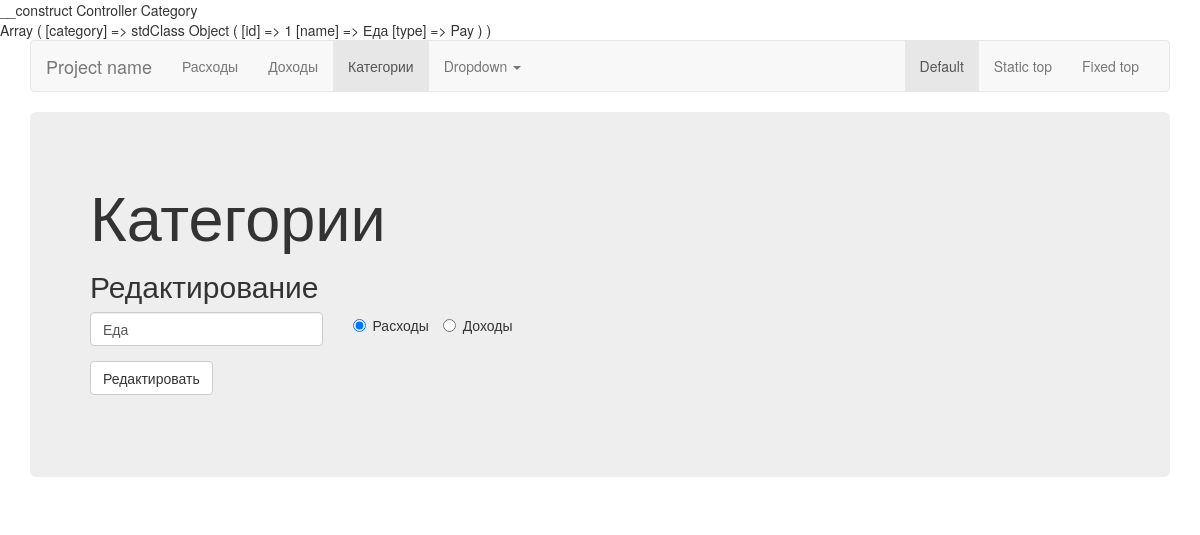
The page /Category/edit/1 on the database its author committed.
### tables this page shows
CREATE TABLE `category` (
  `id` int(11) NOT NULL,
  `name` varchar(128) NOT NULL,
  `type` varchar(128) NOT NULL DEFAULT 'Pay'
);

### Controllers/Category.php (called while the page is built, shortened)
<?php
class Category
    extends Controller
{
    private $M_Category;
    public function __construct()
    {
        $this->M_Category = new M_Category();
    }
    function edit($id)
    {
        $data['category'] = $this->M_Category->getById($id);
        print_r($data);
        $this->render($data, 'Edit');
    }
}

### Controllers/Controller.php (called while the page is built, shortened)
<?php
abstract class Controller
{
    protected $main_teamplate;
    function render($data, $view = 'Index')
    {
        $controller_name = $this->main_teamplate;
        return include (__DIR__ . '\..\View\\' . $this->main_teamplate . '\\' . $view . '.php');
    }
}

### index.php (called while the page is built, shortened)
<?php
$Route = new  Route($_SERVER['REQUEST_URI']);
$Route::start();
?>

### Models/Category.php (called while the page is built, shortened)
<?php
class Category
{
    protected $DB;
    function __construct()
    {
        $this->DB = DB::getInstance()->getConnection();
    }
    protected function get($sql)
    {
        try
        {
            $result = $this->DB->prepare($sql);
            $result->execute();
            return $result->fetchAll(PDO::FETCH_CLASS);
        }
        catch(PDOException $e)
        {
            echo $e->getMessage();
            return false;
        }
    }
    function getById($id)
    {
        if(filter_var($id, FILTER_VALIDATE_INT)){
            $id = str_replace('+', '', $id);
            $id = str_replace('-', '', $id);
        } else {
            $this->error_validation = array(
                'error' => true,
                'text' => 'Ошибка в передаваемом id',
            );
            return false;
        }
        $sql = "SELECT * FROM `" . self::TABLE_NAME . "` WHERE  id = " . $id;
        $answer = $this->get($sql);
        return $answer[0];
    }
}

### Models/DB.php (called while the page is built, shortened)
<?php
class DB
{
    protected $connection;
    private static $_instance;
    private function __construct(){
        $DB_host = "localhost";
        $DB_user = "root";
        $DB_pass = "";
        $DB_name = "bookkeeping";
        try
        {
            $this->connection = new PDO("mysql:host={$DB_host};dbname={$DB_name}",$DB_user,$DB_pass);
            $this->connection->exec("set names utf8");
            $this->connection->setAttribute(PDO::ATTR_ERRMODE, PDO::ERRMODE_EXCEPTION);
        }
        catch(PDOException $e)
        {
            echo $e->getMessage();
        }
    }
    public static function getInstance() {
        if (null === self::$_instance) {
            self::$_instance = new self();
        }
        return self::$_instance;
    }
    public function getConnection()
    {
        return $this->connection;
    }
}

### View/Category/Edit.php (the view, shortened to what this page needs)
<?php include_once(__DIR__ . '\..\Header.php'); ?>
<div class="jumbotron">
    <h1>Категории</h1>
    <h2>Редактирование</h2>
    <form action="/<?= $controller_name ?>/edit/" method="post">
        <div class="row">
            <div class="col-lg-3">
                <div class="form-group">
                    <input type="text" min="0" step="1" class="form-control" id="exampleInputEmail1"  name="name" value="<?=$category->name?>">
                </div>
            </div>
            <div class="col-lg-3">
                <div class="form-group">
                    <label class="radio-inline"><input type="radio" name="type" value="Pay" <?php if($category->type == 'Pay') { echo 'checked';}?>>Расходы</label>
                    <label class="radio-inline"><input type="radio" name="type" value="Income" <?php if($category->type == 'Income') { echo 'checked';}?>>Доходы</label>
                </div>
            </div>
        </div>
        <button type="submit" class="btn btn-default">Редактировать</button>
        <br/>
        <br/>
    </form>
</div>
</div>
</body>
</html>

### rows shown on the page
category: name "Еда", type "☑ Расходы", type "☐ Доходы"
